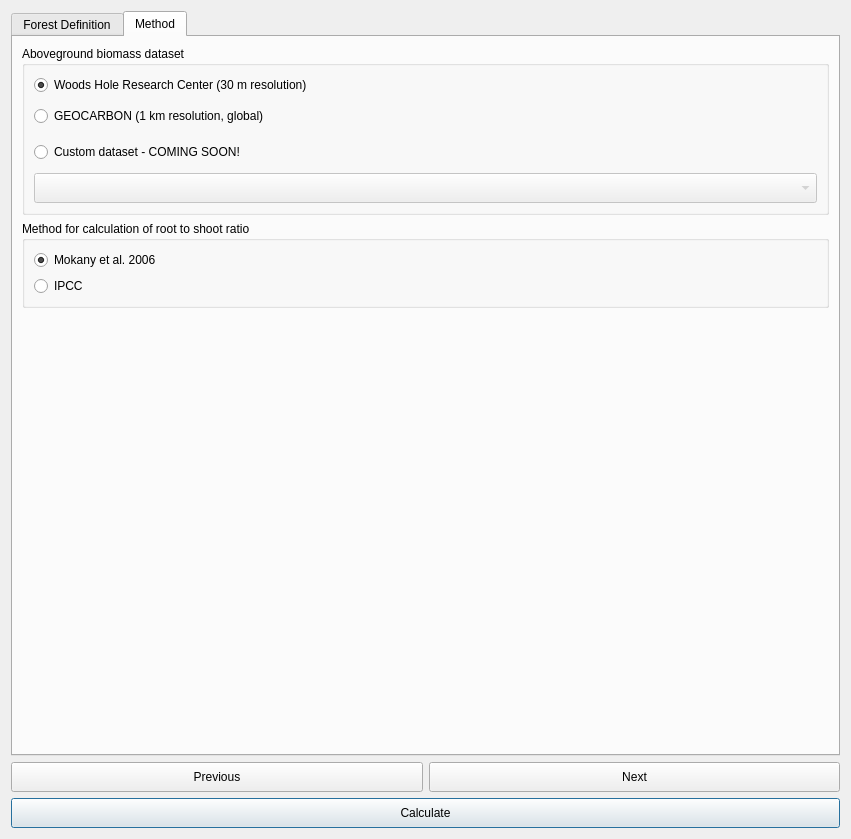
<?xml version="1.0" encoding="UTF-8"?>
<ui version="4.0">
 <class>DlgCalculateTCData</class>
 <widget class="QDialog" name="DlgCalculateTCData">
  <property name="geometry">
   <rect>
    <x>0</x>
    <y>0</y>
    <width>851</width>
    <height>839</height>
   </rect>
  </property>
  <property name="sizePolicy">
   <sizepolicy hsizetype="Fixed" vsizetype="Fixed">
    <horstretch>0</horstretch>
    <verstretch>0</verstretch>
   </sizepolicy>
  </property>
  <property name="windowTitle">
   <string>Calculate Change in Total Carbon</string>
  </property>
  <layout class="QVBoxLayout" name="verticalLayout">
   <item>
    <widget class="QTabWidget" name="TabBox">
     <property name="sizePolicy">
      <sizepolicy hsizetype="Expanding" vsizetype="Expanding">
       <horstretch>0</horstretch>
       <verstretch>0</verstretch>
      </sizepolicy>
     </property>
     <property name="tabShape">
      <enum>QTabWidget::Rounded</enum>
     </property>
     <property name="currentIndex">
      <number>1</number>
     </property>
     <widget class="QWidget" name="ForestDefinitionTab">
      <attribute name="title">
       <string>Forest Definition</string>
      </attribute>
      <layout class="QVBoxLayout" name="verticalLayout_5">
       <item>
        <widget class="QRadioButton" name="use_hansen">
         <property name="text">
          <string>Hansen et. al. Global Forest Change product (30 m resolution)</string>
         </property>
         <property name="checked">
          <bool>true</bool>
         </property>
        </widget>
       </item>
       <item>
        <widget class="QGroupBox" name="groupBox_hansen_period">
         <property name="title">
          <string>Period</string>
         </property>
         <layout class="QGridLayout" name="gridLayout_8">
          <item row="1" column="1">
           <widget class="QDateEdit" name="hansen_tg_year">
            <property name="sizePolicy">
             <sizepolicy hsizetype="Minimum" vsizetype="Minimum">
              <horstretch>0</horstretch>
              <verstretch>0</verstretch>
             </sizepolicy>
            </property>
            <property name="minimumSize">
             <size>
              <width>0</width>
              <height>30</height>
             </size>
            </property>
            <property name="maximumSize">
             <size>
              <width>120</width>
              <height>35</height>
             </size>
            </property>
            <property name="date">
             <date>
              <year>2015</year>
              <month>1</month>
              <day>1</day>
             </date>
            </property>
            <property name="minimumDateTime">
             <datetime>
              <hour>0</hour>
              <minute>0</minute>
              <second>0</second>
              <year>1992</year>
              <month>1</month>
              <day>1</day>
             </datetime>
            </property>
            <property name="maximumDate">
             <date>
              <year>2030</year>
              <month>12</month>
              <day>31</day>
             </date>
            </property>
            <property name="minimumDate">
             <date>
              <year>1992</year>
              <month>1</month>
              <day>1</day>
             </date>
            </property>
            <property name="displayFormat">
             <string notr="true">yyyy</string>
            </property>
           </widget>
          </item>
          <item row="1" column="0">
           <widget class="QDateEdit" name="hansen_bl_year">
            <property name="sizePolicy">
             <sizepolicy hsizetype="Minimum" vsizetype="Minimum">
              <horstretch>0</horstretch>
              <verstretch>0</verstretch>
             </sizepolicy>
            </property>
            <property name="minimumSize">
             <size>
              <width>0</width>
              <height>30</height>
             </size>
            </property>
            <property name="maximumSize">
             <size>
              <width>120</width>
              <height>35</height>
             </size>
            </property>
            <property name="date">
             <date>
              <year>2001</year>
              <month>1</month>
              <day>1</day>
             </date>
            </property>
            <property name="maximumDate">
             <date>
              <year>2015</year>
              <month>12</month>
              <day>31</day>
             </date>
            </property>
            <property name="minimumDate">
             <date>
              <year>1992</year>
              <month>1</month>
              <day>1</day>
             </date>
            </property>
            <property name="displayFormat">
             <string notr="true">yyyy</string>
            </property>
           </widget>
          </item>
          <item row="0" column="0">
           <widget class="QLabel" name="label_10">
            <property name="minimumSize">
             <size>
              <width>0</width>
              <height>30</height>
             </size>
            </property>
            <property name="font">
             <font>
              <weight>50</weight>
              <bold>false</bold>
             </font>
            </property>
            <property name="text">
             <string>Initial year:</string>
            </property>
           </widget>
          </item>
          <item row="0" column="1">
           <widget class="QLabel" name="label_3">
            <property name="minimumSize">
             <size>
              <width>0</width>
              <height>30</height>
             </size>
            </property>
            <property name="text">
             <string>Target year:</string>
            </property>
           </widget>
          </item>
         </layout>
        </widget>
       </item>
       <item>
        <widget class="QGroupBox" name="groupBox_hansen_threshold">
         <property name="title">
          <string>Percent forest cover considered forest</string>
         </property>
         <layout class="QGridLayout" name="gridLayout_2">
          <item row="0" column="0">
           <widget class="QSpinBox" name="hansen_fc_threshold">
            <property name="sizePolicy">
             <sizepolicy hsizetype="Fixed" vsizetype="Minimum">
              <horstretch>0</horstretch>
              <verstretch>0</verstretch>
             </sizepolicy>
            </property>
            <property name="minimumSize">
             <size>
              <width>30</width>
              <height>30</height>
             </size>
            </property>
            <property name="maximumSize">
             <size>
              <width>16777215</width>
              <height>16777215</height>
             </size>
            </property>
            <property name="specialValueText">
             <string/>
            </property>
            <property name="suffix">
             <string>%</string>
            </property>
            <property name="minimum">
             <number>0</number>
            </property>
            <property name="maximum">
             <number>100</number>
            </property>
            <property name="value">
             <number>9</number>
            </property>
           </widget>
          </item>
         </layout>
        </widget>
       </item>
       <item>
        <widget class="QRadioButton" name="use_custom">
         <property name="text">
          <string>Custom forest cover dataset</string>
         </property>
        </widget>
       </item>
       <item>
        <widget class="QGroupBox" name="groupBox_custom_bl">
         <property name="enabled">
          <bool>true</bool>
         </property>
         <property name="title">
          <string>Initial layer (initial year)</string>
         </property>
         <layout class="QGridLayout" name="gridLayout_4">
          <item row="0" column="1">
           <widget class="WidgetDataIOSelectTELayerImport" name="use_custom_initial">
            <property name="enabled">
             <bool>true</bool>
            </property>
            <property name="sizePolicy">
             <sizepolicy hsizetype="Preferred" vsizetype="Minimum">
              <horstretch>0</horstretch>
              <verstretch>0</verstretch>
             </sizepolicy>
            </property>
            <property name="minimumSize">
             <size>
              <width>0</width>
              <height>30</height>
             </size>
            </property>
            <property name="layer_type" stdset="0">
             <string notr="true">Land cover (7 class)</string>
            </property>
           </widget>
          </item>
         </layout>
        </widget>
       </item>
       <item>
        <widget class="QGroupBox" name="groupBox_custom_tg">
         <property name="enabled">
          <bool>true</bool>
         </property>
         <property name="title">
          <string>Final layer (target year)</string>
         </property>
         <layout class="QGridLayout" name="gridLayout_6">
          <item row="0" column="1">
           <widget class="WidgetDataIOSelectTELayerImport" name="use_custom_final">
            <property name="enabled">
             <bool>true</bool>
            </property>
            <property name="sizePolicy">
             <sizepolicy hsizetype="Preferred" vsizetype="Minimum">
              <horstretch>0</horstretch>
              <verstretch>0</verstretch>
             </sizepolicy>
            </property>
            <property name="minimumSize">
             <size>
              <width>0</width>
              <height>30</height>
             </size>
            </property>
            <property name="layer_type" stdset="0">
             <string notr="true">Land cover (7 class)</string>
            </property>
           </widget>
          </item>
         </layout>
        </widget>
       </item>
       <item>
        <spacer name="verticalSpacer">
         <property name="orientation">
          <enum>Qt::Vertical</enum>
         </property>
         <property name="sizeHint" stdset="0">
          <size>
           <width>20</width>
           <height>40</height>
          </size>
         </property>
        </spacer>
       </item>
      </layout>
     </widget>
     <widget class="QWidget" name="MethodTab">
      <attribute name="title">
       <string>Method</string>
      </attribute>
      <layout class="QVBoxLayout" name="verticalLayout_4">
       <item>
        <widget class="QGroupBox" name="groupBox">
         <property name="title">
          <string>Aboveground biomass dataset</string>
         </property>
         <layout class="QVBoxLayout" name="verticalLayout_3">
          <item>
           <widget class="QRadioButton" name="radioButton_carbon_woods_hole">
            <property name="text">
             <string>Woods Hole Research Center (30 m resolution)</string>
            </property>
            <property name="checked">
             <bool>true</bool>
            </property>
           </widget>
          </item>
          <item>
           <widget class="QRadioButton" name="radioButton_carbon_geocarbon">
            <property name="minimumSize">
             <size>
              <width>0</width>
              <height>30</height>
             </size>
            </property>
            <property name="text">
             <string>GEOCARBON (1 km resolution, global)</string>
            </property>
            <property name="checked">
             <bool>false</bool>
            </property>
           </widget>
          </item>
          <item>
           <widget class="QRadioButton" name="radioButton_carbon_custom">
            <property name="minimumSize">
             <size>
              <width>0</width>
              <height>30</height>
             </size>
            </property>
            <property name="text">
             <string>Custom dataset - COMING SOON!</string>
            </property>
           </widget>
          </item>
          <item>
           <widget class="WidgetDataIOSelectTELayerExisting" name="combo_layer_traj">
            <property name="enabled">
             <bool>false</bool>
            </property>
            <property name="sizePolicy">
             <sizepolicy hsizetype="Expanding" vsizetype="Minimum">
              <horstretch>0</horstretch>
              <verstretch>0</verstretch>
             </sizepolicy>
            </property>
            <property name="minimumSize">
             <size>
              <width>0</width>
              <height>30</height>
             </size>
            </property>
            <property name="layer_type" stdset="0">
             <string notr="true">Productivity trajectory (significance)</string>
            </property>
           </widget>
          </item>
         </layout>
        </widget>
       </item>
       <item>
        <widget class="QGroupBox" name="groupBox_2">
         <property name="title">
          <string>Method for calculation of root to shoot ratio</string>
         </property>
         <layout class="QVBoxLayout" name="verticalLayout_2">
          <item>
           <widget class="QRadioButton" name="radioButton_rootshoot_mokany">
            <property name="text">
             <string>Mokany et al. 2006</string>
            </property>
            <property name="checked">
             <bool>true</bool>
            </property>
           </widget>
          </item>
          <item>
           <widget class="QRadioButton" name="radioButton_rootshoot_ipcc">
            <property name="enabled">
             <bool>true</bool>
            </property>
            <property name="text">
             <string>IPCC</string>
            </property>
            <property name="checked">
             <bool>false</bool>
            </property>
           </widget>
          </item>
         </layout>
        </widget>
       </item>
       <item>
        <spacer name="verticalSpacer_2">
         <property name="orientation">
          <enum>Qt::Vertical</enum>
         </property>
         <property name="sizeHint" stdset="0">
          <size>
           <width>20</width>
           <height>40</height>
          </size>
         </property>
        </spacer>
       </item>
      </layout>
     </widget>
    </widget>
   </item>
   <item>
    <layout class="QGridLayout" name="gridLayout_3">
     <item row="2" column="0" colspan="2">
      <widget class="QPushButton" name="button_calculate">
       <property name="sizePolicy">
        <sizepolicy hsizetype="Minimum" vsizetype="Minimum">
         <horstretch>0</horstretch>
         <verstretch>0</verstretch>
        </sizepolicy>
       </property>
       <property name="minimumSize">
        <size>
         <width>0</width>
         <height>30</height>
        </size>
       </property>
       <property name="text">
        <string>Calculate</string>
       </property>
      </widget>
     </item>
     <item row="1" column="0">
      <widget class="QPushButton" name="button_prev">
       <property name="sizePolicy">
        <sizepolicy hsizetype="Minimum" vsizetype="Minimum">
         <horstretch>0</horstretch>
         <verstretch>0</verstretch>
        </sizepolicy>
       </property>
       <property name="minimumSize">
        <size>
         <width>0</width>
         <height>30</height>
        </size>
       </property>
       <property name="text">
        <string>Previous</string>
       </property>
      </widget>
     </item>
     <item row="1" column="1">
      <widget class="QPushButton" name="button_next">
       <property name="sizePolicy">
        <sizepolicy hsizetype="Minimum" vsizetype="Minimum">
         <horstretch>0</horstretch>
         <verstretch>0</verstretch>
        </sizepolicy>
       </property>
       <property name="minimumSize">
        <size>
         <width>0</width>
         <height>30</height>
        </size>
       </property>
       <property name="text">
        <string>Next</string>
       </property>
      </widget>
     </item>
    </layout>
   </item>
  </layout>
 </widget>
 <customwidgets>
  <customwidget>
   <class>WidgetDataIOSelectTELayerImport</class>
   <extends>QComboBox</extends>
   <header>LDMP/data_io</header>
  </customwidget>
  <customwidget>
   <class>WidgetDataIOSelectTELayerExisting</class>
   <extends>QComboBox</extends>
   <header>LDMP/data_io</header>
  </customwidget>
 </customwidgets>
 <tabstops>
  <tabstop>TabBox</tabstop>
  <tabstop>button_prev</tabstop>
  <tabstop>button_next</tabstop>
  <tabstop>button_calculate</tabstop>
 </tabstops>
 <resources/>
 <connections/>
</ui>
